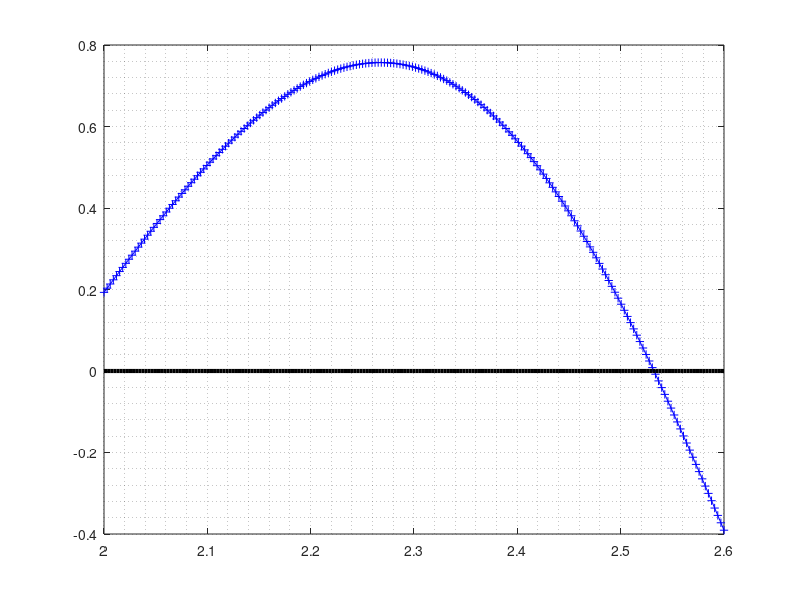

This chart was generated by the following MATLAB code: (Note: this script raises an error after producing the figure.)
# TP4 Ejercicio 3 Ej3TP4.m
clear all;
clc; clf
f  = @(x) sin(x) + cos(1+x.^2) - 1;
df = @(x) cos(x) - 2*x*sin(1+x.^2);
a=2;
b=2.6;
x=linspace(a,b,200);
ff=f(x);
z=@(x) 0.*x;
zz=z(x);
figure(1)
plot(x,ff,'-+b',x,zz,'-k','linewidth',3);
grid minor

% datos
kmax=100;
maxit=100;
tol=1.0e-10;
% primero aproximo con biseccion
disp('Metodo de biseccion')
[p, rh, it, t] = biseccion(f, a, b, maxit, tol)

x01=p;

x0=a;
x1=b;

disp('Metodo de Newton')
[xNew1,rhNew1,itNew1,tNew1] = Newton(f,df,x01,kmax,tol)

% Metodo de la secante
disp('Metodo de la secante')
[xs, rhs, its, ts] = secante(f, x0, x1, kmax, tol)

xr=linspace(1,7,200);
fr=f(xr);
z=@(x) 0.*x;
zz=z(xr);
figure(2)
plot(xr,fr,'-+b',xr,zz,'-k','linewidth',3);
grid minor
